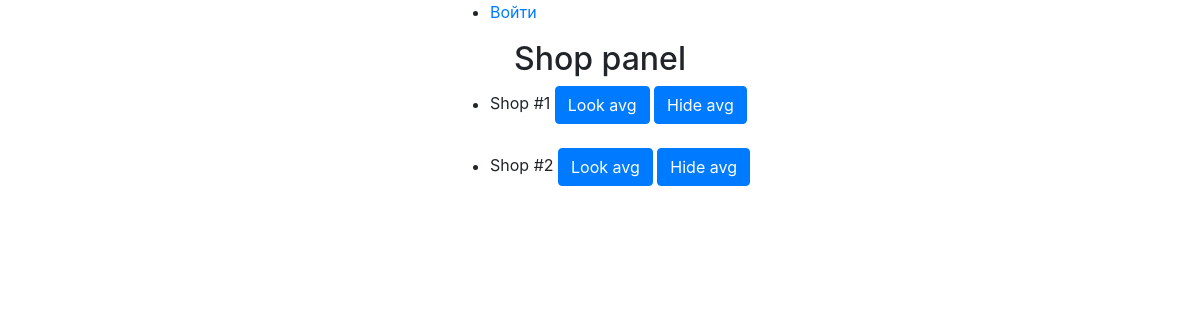
/shop_view/, run on an earlier commit of the app's database.
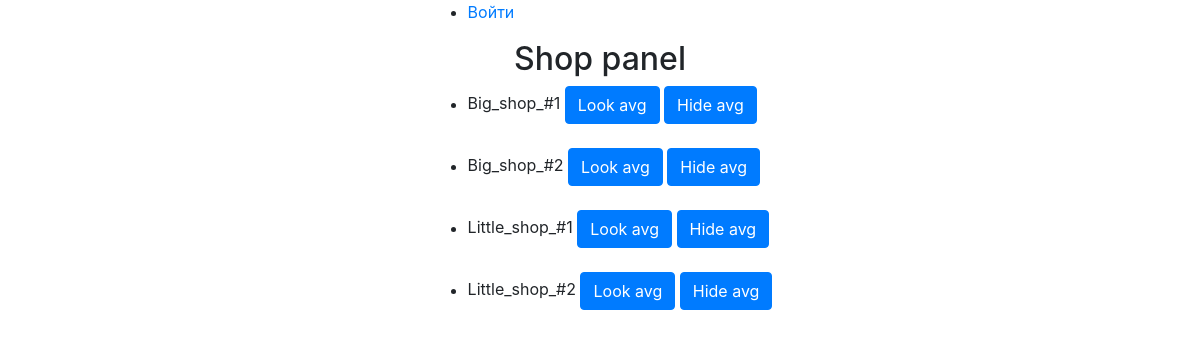
And on a later commit of the database.
### shop/models.py (models this page shows)
class Shop(models.Model):
    shop_title = models.CharField(max_length=100)
    director = models.ForeignKey(Director, related_name='shops', on_delete=models.CASCADE)

### shop/views.py (the view)
# urls.py: path('shop_view/', views.shop_view),
def shop_view(request):
    shops = Shop.objects.all()
    shop_info = []
    for shop in shops:
        consults = Consultant.objects.filter(shop=shop)
        avg = round(sum([val.sold_goods for val in consults]) / consults.count(), 1)
        shop_info.append({'id': shop.id,
                          "title": shop.shop_title,
                          "avg": avg})
    context = {'shop_info': shop_info,
               'username': auth.get_user(request).username}
    return render_to_response('shop/shop_info.html', context)

### shop/templates/shop/shop_info.html (shortened to what this page needs)
<!DOCTYPE html>
<html lang="en">
<head>
</head>
<body style="margin: auto; display: table;">
    {% extends 'base.html' %}
    {% block content %}
    {% load bootstrap4 %}
    {% bootstrap_css %}
    <h2 style="text-align: center;">Shop panel</h2>
    <ul>
        {% for shop in shop_info %}
            <li>
                {{shop.title}}
                {% buttons %}
                <button onclick="display_avg('{{shop.id}}')" class="btn btn-primary">Look avg</button>
                <button onclick="hide_avg('{{shop.id}}')" class="btn btn-primary">Hide avg</button>
                {% endbuttons %}
            </li>
            <br/>
        {% endfor %}
    </ul>
    {% endblock %}

### templates/base.html (shortened to what this page needs)
<!DOCTYPE html>
<html lang="en">
<head>
</head>
<body>
    {% load bootstrap4 %}
    {% bootstrap_css %}
    <div>
        <section>
            <ul>
                {% if username %}
                    <li><a class="fi-account-logout" href="/auth/logout/">Выйти ({{username}})</a></li>
                {% else %}
                    <li><a class="fi-account-login" href="/auth/login/">Войти</a></li>
                {% endif %}
            </ul>
        </section>
    </div>
    {% block content %}{% endblock %}
</body>
</html>

What changed in the data, as far as the page shows it:
added Shop: title "Little_shop_#1"
added Shop: title "Little_shop_#2"
Also different on the page:
new list line: "Big_shop_#1"
new list line: "Look avg Hide avg"
new list line: "Big_shop_#2"
list line gone: "Shop #1"
list line gone: "Look avg Hide avg"
list line gone: "Shop #2"
